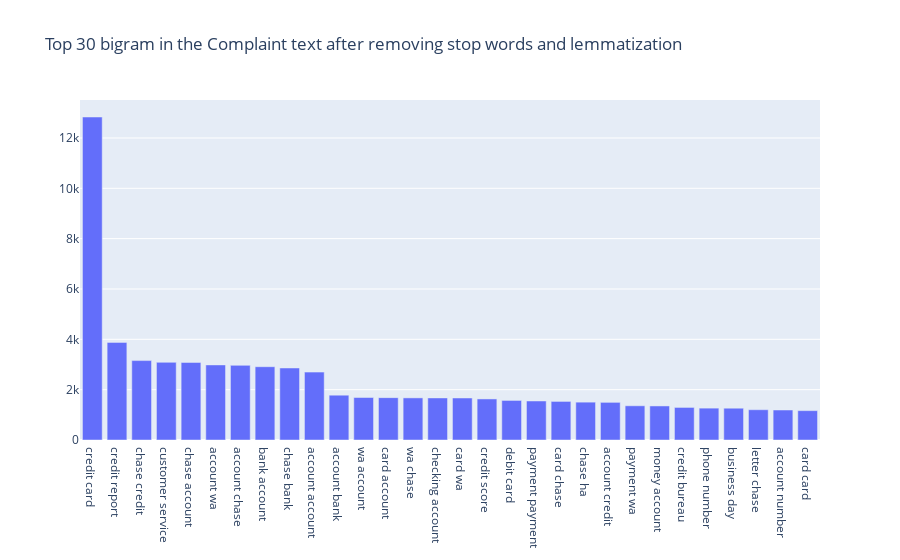

The notebook cell saved with this chart:
### Code cell
#Write your code here to find the top 30 bigram frequency among the complaints in the cleaned datafram(df_clean). 
def get_top_n_bigram(corpus, n=None):
    vec=CountVectorizer(stop_words='english',ngram_range=(2, 2)).fit(corpus)
    bag_of_words=vec.transform(corpus)
    sum_words=bag_of_words.sum(axis=0)
    words_freq=[(word,sum_words[0,idx]) for word,idx in vec.vocabulary_.items()]
    words_freq=sorted(words_freq, key=lambda x: x[1], reverse=True )
    return words_freq[:n]

common_words=get_top_n_bigram(df_clean['Complaint_clean'].values.astype('U'),30)
df3=pd.DataFrame(common_words,columns=['bigram', 'count'])

fig=go.Figure([go.Bar(x=df3['bigram'], y=df3['count'])])
fig.update_layout(title=go.layout.Title(text='Top 30 bigram in the Complaint text after removing stop words and lemmatization')) 
fig.show()

### Figure 1 — Plotly figure (JSON) as saved in the notebook; plotly's stock layout.template omitted (floating-point values rounded to 4 significant figures)
{"data": [{"type": "bar", "x": ["credit card", "credit report", "chase credit", "customer service", "chase account", "account wa", "account chase", "bank account", "chase bank", "account account", "account bank", "wa account", "card account", "wa chase", "checking account", "card wa", "credit score", "debit card", "payment payment", "card chase", "chase ha", "account credit", "payment wa", "money account", "credit bureau", "phone number", "business day", "letter chase", "account number", "card card"], "y": [12833, 3878, 3155, 3086, 3081, 2983, 2966, 2912, 2861, 2697, 1780, 1688, 1683, 1673, 1672, 1669, 1631, 1572, 1550, 1533, 1504, 1496, 1359, 1353, 1294, 1266, 1263, 1203, 1192, 1166]}], "layout": {"title": {"text": "Top 30 bigram in the Complaint text after removing stop words and lemmatization"}}}
